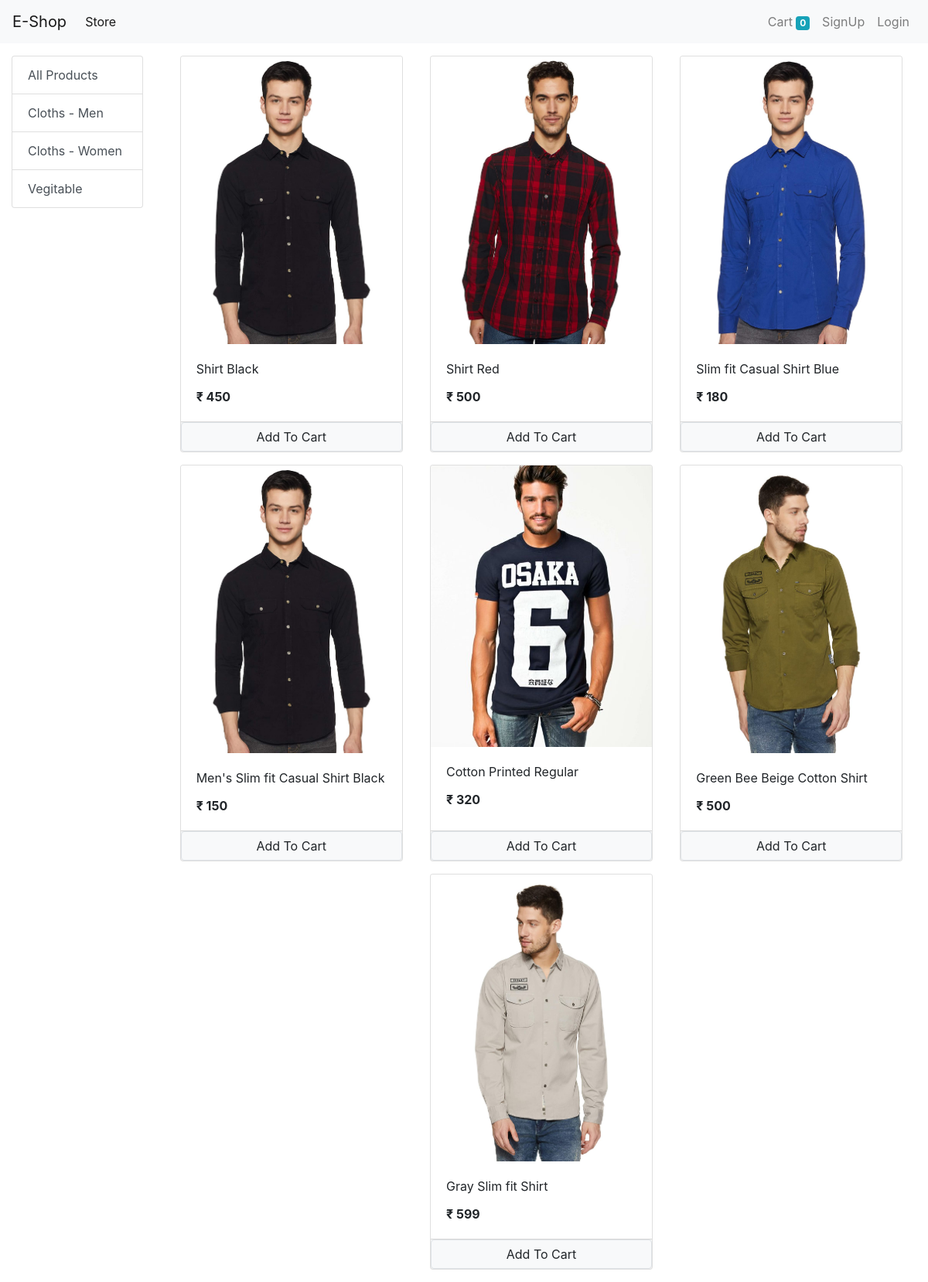
/?category=1, run on the app's committed database.
### store/models/category.py (models this page shows, shortened)
class Category(models.Model):
    name = models.CharField(max_length=50)
    @staticmethod
    def get_all_categories():
        return Category.objects.all()

### store/models/product.py (models this page shows, shortened)
class Product(models.Model):
    name = models.CharField(max_length=50)
    price = models.IntegerField(default=0)
    category = models.ForeignKey(Category, on_delete=models.CASCADE, default=1)
    description = models.CharField(max_length=200, default='', null=True, blank=True)
    image = models.ImageField(upload_to='uploads/products/')
    @staticmethod
    def get_all_products_by_categoryid(category_id):
        if category_id:
            return Product.objects.filter(category = category_id)
        else:
            return Product.get_all_products();

### store/views/home.py (the view, shortened to what this page needs)
# urls.py: path('',Index.as_view(),name='homepage'),
class Index(View):
    def get(self, request):
        cart = request.session.get('cart')
        if not cart:
            request.session['cart'] = {}
        products = None
        categories = Category.get_all_categories()
        categoryID = request.GET.get('category')
        if categoryID:
            products = Product.get_all_products_by_categoryid(categoryID)
        else:
            products = Product.get_all_products();
        data = {}
        data['products'] = products
        data['categories'] = categories
        return render(request,'index.html', data)

### store/templatetags/cart.py (called while the page is built)
@register.filter(name='is_in_cart')
def is_in_cart(product,cart):
    keys = cart.keys()
    for id in keys:
        if int(id) == product.id:
            return True
    return False

### store/templatetags/custom_filter.py (called while the page is built)
@register.filter(name='currency')
def currency(number):
    return "₹ "+str(number)

### store/templates/index.html (shortened to what this page needs)
{% extends 'base.html' %}
{% block content %}
{% load cart %}
{% load custom_filter %}
    <div class="container-fluid mt-3">
      <div class="row">
        <div class="col-lg-2 mx-auto">
            <div class="list-group">
              <a href="/" class="list-group-item list-group-item-action ">All Products</a>
              {% for category in categories %}
              <a href="/?category={{category.id}}" class="list-group-item list-group-item-action ">{{category.name}}</a>
              {% endfor %}
            </div>
        </div>
        <div id="products" class="col-lg-10 mx-auto">
          <div class="row mx-auto ">
            {% for product in products %}
          <div class="card mx-auto mb-3" id="{{product.id}}" style="width: 18rem;">
            <img class="card-img-top" src="{{product.image.url}}" alt="Card image cap">
            <div class="card-body">
              <p class="card-title">{{product.name}}</p>
              <p class="card-text"><b>{{product.price|currency}}</b></p>
            </div>
            <div class="card-footer p-0 no-gutters">
              {% if product|is_in_cart:request.session.cart %}
              <div class="row no-gutters">
                <form action="/#{{product.id}}" method="post" class="col-2">
                  {% csrf_token %}
                  <input hidden type="text" name="product" value="{{product.id}}">
                  <input hidden type="text" name="remove" value="True">
                  <input type="submit" value=" - " class=" btn btn-block btn-light">
                </form>
                <div class="text-center col">{{product|cart_quantity:request.session.cart}} in cart</div>
                <form action="/#{{product.id}}" method="post" class="col-2">
                  {% csrf_token %}
                  <input hidden type="text" name="product" value="{{product.id}}">
                  <input type="submit" value=" + " class=" btn btn-block btn-light">
                </form>
              </div>
              {% else %}
              <form action="/#{{product.id}}" method="POST" class="btn-block">
                <input type="submit" class="float-right btn btn-light border form-control" value="Add To Cart">
              </form>
              {% endif %}
            </div>
          </div>
            {% endfor %}
          </div>
        </div>
      </div>
    </div>
{% endblock %}

### data on the page
Category: name "Cloths - Men"
Category: name "Cloths - Women"
Category: name "Vegitable"
Product: {{ product.id }} 1 (drawn), image (picture), name "Shirt Black", price "₹ 450"
Product: image (picture), name "Shirt Red", price "₹ 500"
Product: image (picture), name "Slim fit Casual Shirt Blue", price "₹ 180"
Product: image (picture), name "Men's Slim fit Casual Shirt Black", price "₹ 150"
Product: image (picture), name "Cotton Printed Regular", price "₹ 320"
Product: image (picture), name "Green Bee Beige Cotton Shirt", price "₹ 500"
Product: {{ product.id }} 18 (drawn), image (picture), name "Gray Slim fit Shirt", price "₹ 599"

### other printed values
{{ request.session.cart.keys|length }} "0"
